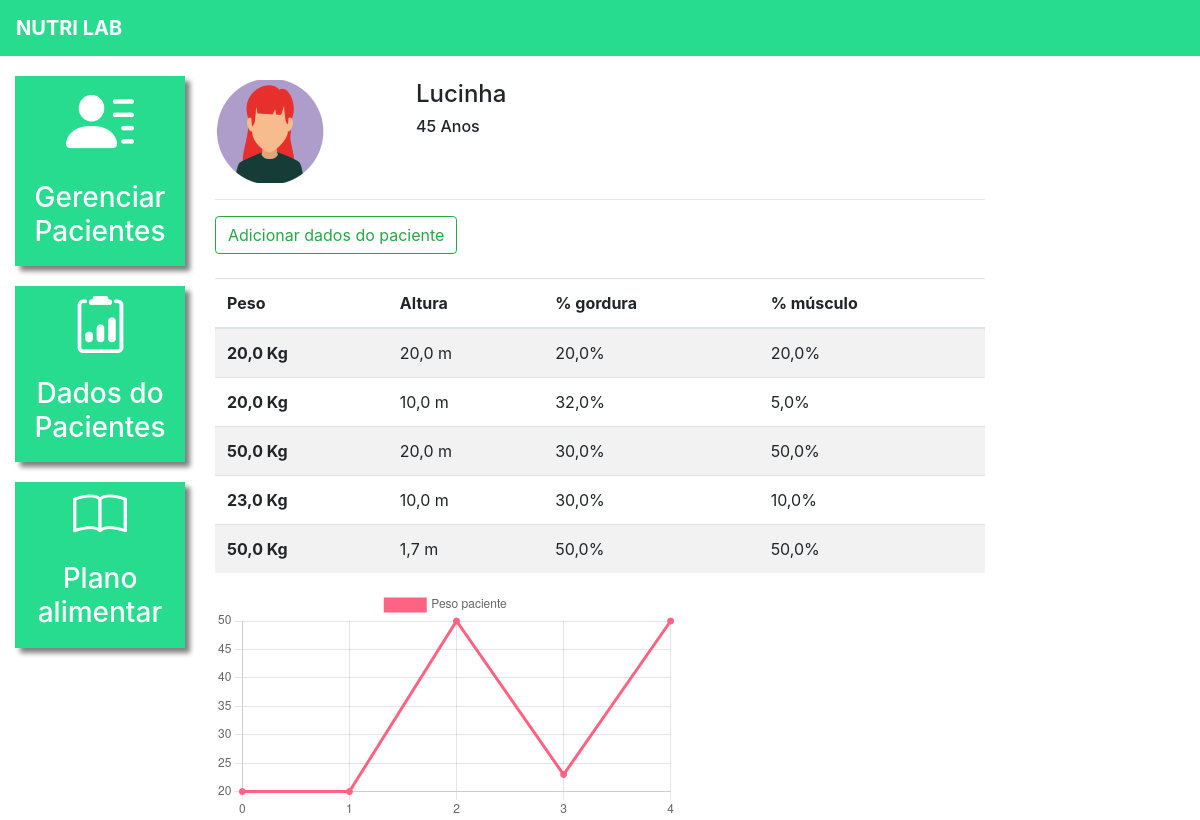
The page /dados_paciente/1/ (signed in) on the database its author committed.
### plataforma/models.py (models this page shows, shortened)
class Pacientes(models.Model):
    choices_sexo = (('F', 'Feminino'),
                    ('M', 'Masculino')) # Corrigido o erro de digitação aqui
    nome = models.CharField(max_length=50)
    sexo = models.CharField(max_length=1, choices=choices_sexo)
    idade = models.IntegerField()
    email = models.EmailField()
    telefone = models.CharField(max_length=19)
    nutri = models.ForeignKey(User, on_delete=models.CASCADE)

class DadosPaciente(models.Model):
    paciente = models.ForeignKey(Pacientes, on_delete=models.CASCADE)
    data = models.DateTimeField()
    peso = models.FloatField()
    altura = models.FloatField()
    percentual_gordura = models.FloatField()
    percentual_musculo = models.FloatField()
    colesterol_hdl = models.IntegerField()
    colesterol_ldl = models.IntegerField()
    colesterol_total = models.IntegerField()
    trigliceridios = models.IntegerField()

### plataforma/views.py (the view, shortened to what this page needs)
# urls.py: path('dados_paciente/', views.dados_paciente_listar, name="dados_paciente_listar"),
@login_required(login_url='/auth/logar/')
def dados_paciente(request, id):
    paciente = get_object_or_404(Pacientes, id=id)
    if not paciente.nutri == request.user:
        messages.add_message(request, constants.ERROR, 'Esse paciente não é seu')
        return redirect('/pacientes/')
    if request.method == "GET":
        dados_paciente = DadosPaciente.objects.filter(paciente=paciente)
        return render(request, 'dados_paciente.html', {'paciente': paciente, 'dados_paciente': dados_paciente})

### plataforma/templates/dados_paciente.html (shortened to what this page needs)
{% extends 'base_plataforma.html' %}
{% load static %}
{% block 'plataforma' %}
    <br />
    <div class="row">
        <div class="col-md-3">
            <img src="{% static 'plataforma/img/perfil1.png' %}" />
        </div>
        <div class="col-md-3 dados descricao">
            <h4>{{ paciente.nome }}</h4>
            <h6>{{ paciente.idade }} Anos</h6>
        </div>
    </div>
    <hr />
    <button type="button" class="btn btn-outline-success" data-toggle="modal" data-target="#modal">
        Adicionar dados do paciente
    </button>
    <br />
    <br />
    <table class="table table-striped">
        <thead>
            <tr>
                <th scope="col">Peso</th>
                <th scope="col">Altura</th>
                <th scope="col">% gordura</th>
                <th scope="col">% músculo</th>
            </tr>
        </thead>
        <tbody>
            {% for dado in dados_paciente %}
                <tr>
                    <th scope="row">{{ dado.peso }} Kg</th>
                    <td>{{ dado.altura }} m</td>
                    <td>{{ dado.percentual_gordura }}%</td>
                    <td>{{ dado.percentual_musculo }}%</td>
                </tr>
            {% empty %}
                <tr>
                    <td colspan="4" class="text-center">
                        Nenhum dado cadastrado no momento.
                    </td>
                </tr>
            {% endfor %}
        </tbody>
    </table>
    <div style="width: 60%">
        <canvas id="myChart"></canvas>
    </div>
    <script>
        fetch("/grafico_peso/{{ paciente.id }}/", {
            method: "POST",
        })
        .then(function (result) {
            return result.json();
        })
        .then(function (data_paciente) {
            const data = {
                labels: data_paciente["labels"],
                datasets: [
                    {
                        label: "Peso paciente",
                        backgroundColor: "rgb(255, 99, 132)",
                        borderColor: "rgb(255, 99, 132)",
                        data: data_paciente["peso"],
                    },
                ],
            };
            const config = {
                type: "line",
                data: data,
                options: {},
            };
            const myChart = new Chart(document.getElementById("myChart"), config);
        });
    </script>
{% endblock %}

### templates/static/plataforma/css/css.css (style rules this page uses)
.dados { font-weight: bold; }
.descricao { margin-left: -12%; }
@media (max-width: 1300px) { .descricao { margin-left: 1px; } }

### rows shown on the page
Pacientes: nome "Lucinha", idade "45"
DadosPaciente: peso "20,0", altura "20,0", percentual_gordura "20,0", percentual_musculo "20,0"
DadosPaciente: peso "20,0", altura "10,0", percentual_gordura "32,0", percentual_musculo "5,0"
DadosPaciente: peso "50,0", altura "20,0", percentual_gordura "30,0", percentual_musculo "50,0"
DadosPaciente: peso "23,0", altura "10,0", percentual_gordura "30,0", percentual_musculo "10,0"
DadosPaciente: peso "50,0", altura "1,7", percentual_gordura "50,0", percentual_musculo "50,0"
